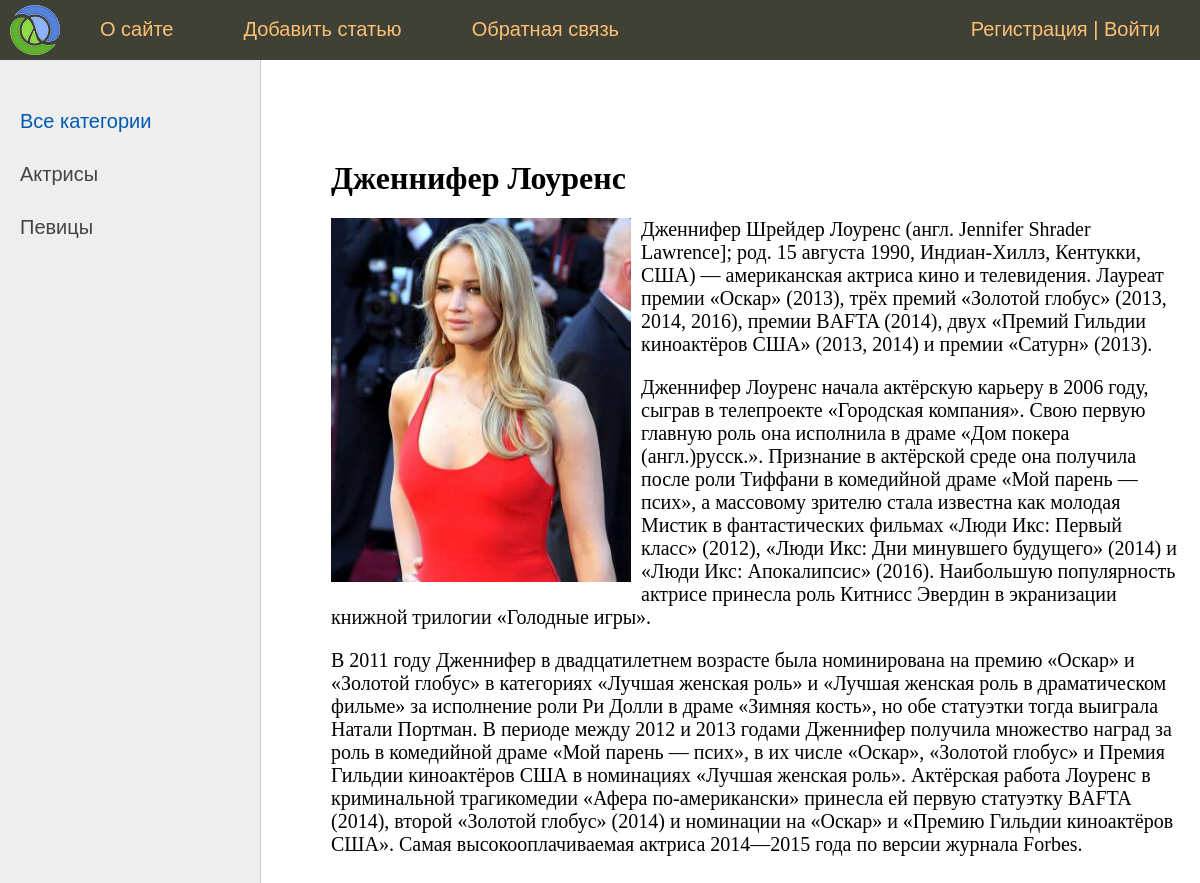
/post/dzhennifer-lourens/, run on the app's committed database.
### women/models.py (models this page shows, shortened)
class Category(models.Model):
    name = models.CharField(max_length=100, db_index=True, verbose_name="Категория")
    slug = models.SlugField(max_length=255, unique=True, db_index=True, verbose_name="URL")
    def get_absolute_url(self):
        return reverse('category', kwargs={'cat_slug': self.slug})
    class Meta:
        verbose_name = 'Категория'
        verbose_name_plural = 'Категории'
        ordering = ['id']

class Women(models.Model):
    title = models.CharField(max_length=255, verbose_name="Заголовок")
    slug = models.SlugField(max_length=255, unique=True, db_index=True, verbose_name="URL")
    content = models.TextField(blank=True, verbose_name="Текст статьи")
    photo = models.ImageField(upload_to="photos/%Y/%m/%d/", verbose_name="Фото")
    time_create = models.DateTimeField(auto_now_add=True, verbose_name="Время создания")
    time_update = models.DateTimeField(auto_now=True, verbose_name="Время изменения")
    is_published = models.BooleanField(default=True, verbose_name="Публикация")
    cat = models.ForeignKey('Category', on_delete=models.PROTECT, verbose_name="Категории")
    class Meta:
        verbose_name = 'Известные женщины'
        verbose_name_plural = 'Известные женщины'
        ordering = ['-time_create', 'title']

### women/views.py (the view)
# urls.py: path('post/<slug:post_slug>/', ShowPost.as_view(), name='post'),
class ShowPost(DataMixin, DetailView):
    model = Women
    template_name = 'women/post.html'
    slug_url_kwarg = 'post_slug'
    context_object_name = 'post'
    def get_context_data(self, *, object_list=None, **kwargs):
        context = super().get_context_data(**kwargs)
        c_def = self.get_user_context(title='post')
        return dict(list(context.items()) + list(c_def.items()))

### women/templatetags/women_tags.py (called while the page is built)
@register.inclusion_tag('women/list_categories.html')
def show_categories(sort=None, cat_selected=0):
    if not sort:
        cats = Category.objects.all()
    else:
        cats = Category.objects.order_by(sort)
    return {"cats": cats, "cat_selected": cat_selected}

### women/utils.py (called while the page is built)
    def get_user_context(self, **kwargs):
        context = kwargs
        cats = Category.objects.all()
        context['menu'] = menu
        context['cats'] = cats
        if 'cat_selected' not in context:
            context['cat_selected'] = 0
        return context

### women/templates/women/post.html
{% extends 'women/base.html' %}
{% block content %}
    <h1>{{post.title}}</h1>
    {% if post.photo %}
        <p><img class="img-article-left" src="{{post.photo.url}}"></p>
    {% endif %}
    {{post.content|linebreaks}}
{% endblock %}

### women/templates/women/base.html (shortened to what this page needs)
{% load static %}
{% load women_tags %}
<!DOCTYPE html>
<html>
<head>
	<link type="text/css" href="{% static 'women/css/styles.css' %}" rel="stylesheet" />
</head>
<body>
	<table class="table-page" border=0 cellpadding="0" cellspacing="0">
	<tr><td valign=top>
	{% block mainmenu %}
		<div class="header">
			<ul id="mainmenu" class="mainmenu">
			<li class="logo"><a href="{% url 'home' %}"><div class="logo"></div></a></li>
		{% for m in menu %}
			<li><a href="{% url m.url_name %}">{{m.title}}</a></li>
		{% endfor %}
			{% if request.user.is_authenticated %}
				<li class="last">{{user.username}} | <a href="{% url 'logout' %}">Выйти</a></li>
			{% else %}
				<li class="last"><a href="{% url 'register' %}">Регистрация</a> | <a href="{% url 'login' %}">Войти</a></li>
			{% endif %}
			</ul>
		</div>
	{% endblock mainmenu %}
	<table class="table-content" border=0 cellpadding="0" cellspacing="0">
	<tr>
		<td valign="top" class="left-chapters">
		<ul id="leftchapters">
			{% if cat_selected == 0 %}
				<li class="selected">Все категории</li>
			{% else %}
				<li><a href="{% url 'home' %}">Все категории</a></li>
			{% endif %}
			{% show_categories cat_selected=cat_selected %}
		</ul>
	</td>
	<td valign="top" class="content">
	<div class="content-text">
		{% block content %}
		{% endblock %}
	</div>
	</td>
	</tr>
	</table>
	</td>
	</tr>
</body>
</html>

### women/templates/women/list_categories.html
{% for c in cats %}
	{% if c.pk == cat_selected %}
		<li class="selected">{{c.name}}</li>
	{% else %}
		<li><a href="{{ c.get_absolute_url }}">{{c.name}}</a></li>
	{% endif %}
{% endfor %}

### women/static/women/css/styles.css (style rules this page uses)
html, body { font-family: 'Arial'; margin: 0; padding: 0; height: 100%; width: 100%; color: #444; }
a { color: #0059b2; text-decoration: none; }
img { max-width: 600px; height: auto; }
img.img-article-left { max-width: 300px; height: auto; float: left; padding: 0 10px 10px 0; }
.table-page { width: 100%; height: 100%; vertical-align: top; }
.table-page tr { height: 100%; }
.header { background: #3F4137; height: 60px; }
.logo { background: url('../images/logo.png') no-repeat 10px 5px; width: 70px; height: 60px; }
ul.mainmenu { list-style: none; margin: 0; padding: 0; height: 60px; color: #fdc073; font-size: 20px; overflow: hidden; }
ul.mainmenu li { float: left; margin: 18px 40px 0 30px; }
ul.mainmenu li.logo { margin: 0; }
ul.mainmenu li.last { float: right; }
ul.mainmenu li a { color: #fdc073; text-decoration: none; }
.table-content { width: 100%; min-height: 100%; height: 100%; }
.left-chapters { margin: 0; background: #eee; border-right: 1px solid #ccc; min-height: 100%; }
.left-chapters ul { width: 230px; min-height: 100%; margin: 0; padding: 20px 10px 10px 20px; list-style: none; font-size: 20px; }
.left-chapters ul li { margin: 30px 0 0 0; color: #999; }
.left-chapters ul li.selected { color: #0059b2; }
.left-chapters ul li a { color: #444; text-decoration: none; }
.content { padding: 40px 20px 20px 40px; width: 100%; box-sizing: border-box; }
.content-text { margin: 60px 0 0 30px; color: #000; font-size: 20px; font-family: Yandex Sans Display Light; }
.content-text h1 { font-size: 32px; }

### data on the page
Category: name "Актрисы"
Category: name "Певицы"
Women: title "Дженнифер Лоуренс", photo (picture), content "Дженнифер Шрейдер Лоуренс (англ. Jennifer Shrader Lawrence]; род. 15 августа 1990, Индиан-Хиллз, Кентукки, США) — американская актриса кино и телевидения. Лауреат премии «Оскар» (2013), трёх премий «Золотой глобус» (2013, 2014, 2016), премии BAFTA (2014), двух «Премий Гильдии киноактёров США» (2013, 2014) и премии «Сатурн» (2013). Дженнифер Лоуренс начала актёрскую карьеру в 2006 году, сыграв в телепроекте «Городская компания». Свою первую главную роль она исполнила в драме «Дом покера (англ.)русск.». Признание в актёрской среде она получила после роли Тиффани в комедийной драме «Мой парень — псих», а массовому зрителю стала известна как молодая Мистик в фантастических фильмах «Люди Икс:…"

### other printed values
{{ m.title }} "О сайте" "Добавить статью" "Обратная связь"
